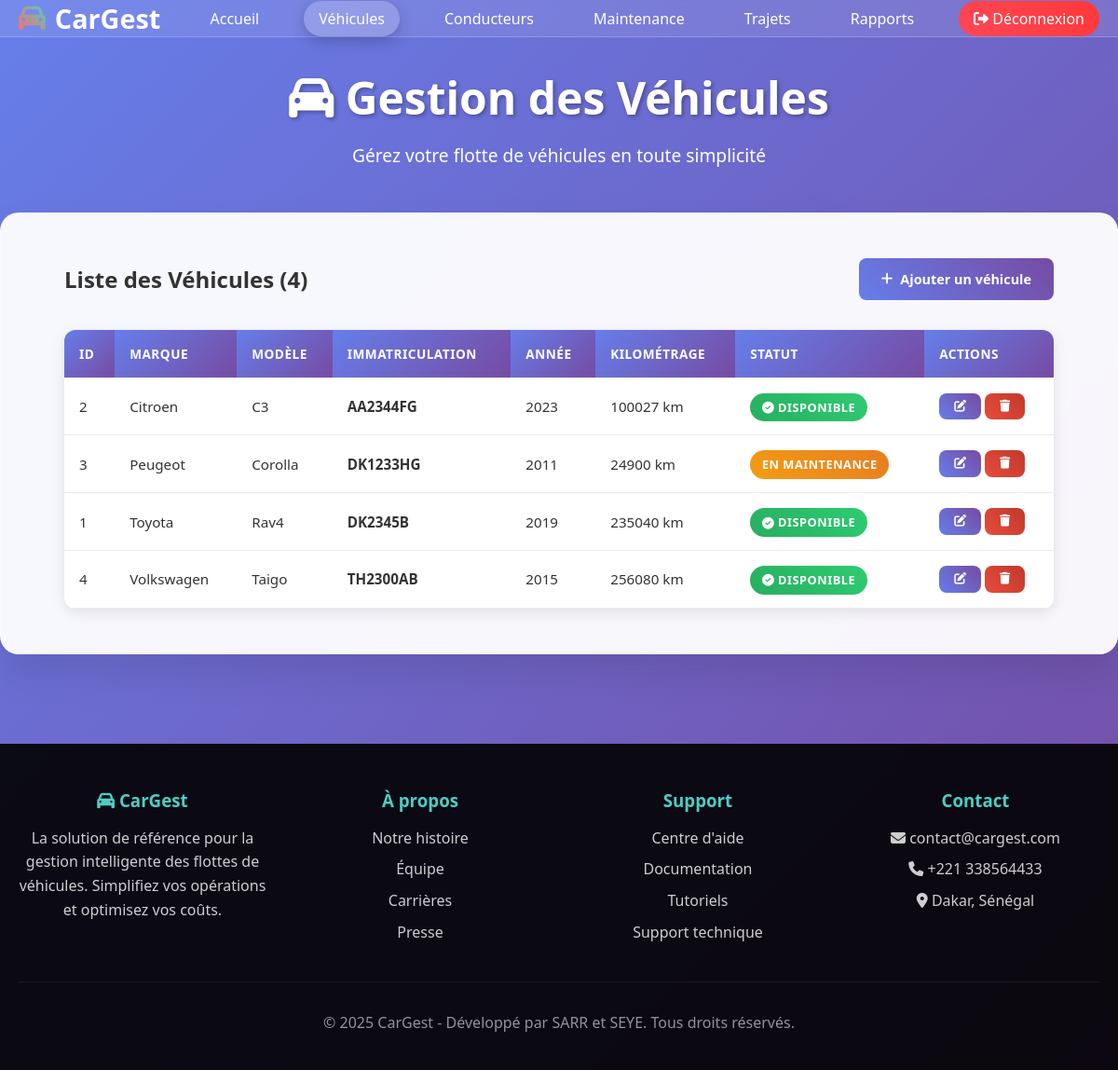
Screenshot of /vehicules (signed in) with the database file from the repository.
### app.py (models this page shows)
class Vehicule(db.Model):
    id = db.Column(db.Integer, primary_key=True)
    user_id = db.Column(db.Integer, db.ForeignKey('user.id'), nullable=False)  # AJOUTÉ
    marque = db.Column(db.String(100))
    modele = db.Column(db.String(100))
    immatriculation = db.Column(db.String(100))
    annee = db.Column(db.Integer)
    kilometrage = db.Column(db.Integer)
    statut = db.Column(db.String(50), default="Disponible")
    date_ajout = db.Column(db.DateTime, default=datetime.utcnow)
    __table_args__ = (db.UniqueConstraint('user_id', 'immatriculation', name='_user_immatriculation'),)

### app.py (the view)
@app.route('/vehicules')
@login_required
def liste_vehicules():
    user_id = session['user_id']
    vehicules = Vehicule.query.filter_by(user_id=user_id).all()
    return render_template('vehicules.html', vehicules=vehicules)

### app.py (called while the page is built)
def login_required(f):
    @wraps(f)
    def decorated_function(*args, **kwargs):
        if 'user_id' not in session:
            flash('Veuillez vous connecter.', 'warning')
            return redirect(url_for('login'))
        return f(*args, **kwargs)
    return decorated_function

### templates/vehicules.html (shortened to what this page needs)
<!DOCTYPE html>
<html lang="fr">
<head>
    <link rel="stylesheet" href="https://cdnjs.cloudflare.com/ajax/libs/font-awesome/6.7.2/css/all.min.css">
</head>
<body>
    <header>
        <nav class="container">
            <div class="logo">
                <i class="fa-solid fa-car"></i> CarGest
            </div>
            <ul class="nav-links">
                <li><a href="{{ url_for('index') }}">Accueil</a></li>
                <li><a href="{{ url_for('liste_vehicules') }}" class="active">Véhicules</a></li>
                <li><a href="{{ url_for('liste_conducteurs') }}">Conducteurs</a></li>
                <li><a href="{{ url_for('liste_maintenances') }}">Maintenance</a></li>
                <li><a href="{{ url_for('liste_trajets') }}">Trajets</a></li>
                <li><a href="{{ url_for('rapports') }}">Rapports</a></li>
                <li><a href="{{ url_for('logout') }}" class="logout-btn" onclick="return confirm('Êtes-vous sûr de vouloir vous déconnecter ?')">
                <i class="fa-solid fa-sign-out-alt"></i>
                Déconnexion
                </a>
            </li>
            </ul>
        </nav>
    </header>
    <main>
        <section class="page-header">
            <div class="container">
                <h1><i class="fa-solid fa-car"></i> Gestion des Véhicules</h1>
                <p>Gérez votre flotte de véhicules en toute simplicité</p>
            </div>
        </section>
        <section class="content-section">
            <div class="container">
                <div style="display: flex; justify-content: space-between; align-items: center; margin-bottom: 2rem;">
                    <h2>Liste des Véhicules ({{ vehicules|length }})</h2>
                    <a href="{{ url_for('ajouter_vehicule') }}" class="btn">
                        <i class="fa-solid fa-plus"></i> Ajouter un véhicule
                    </a>
                </div>
                {% if vehicules %}
                    <div class="table-container">
                        <table class="table">
                            <thead>
                                <tr>
                                    <th>ID</th>
                                    <th>Marque</th>
                                    <th>Modèle</th>
                                    <th>Immatriculation</th>
                                    <th>Année</th>
                                    <th>Kilométrage</th>
                                    <th>Statut</th>
                                    <th>Actions</th>
                                </tr>
                            </thead>
                            <tbody>
                                {% for vehicule in vehicules %}
                                <tr>
                                    <td>{{ vehicule.id }}</td>
                                    <td>{{ vehicule.marque }}</td>
                                    <td>{{ vehicule.modele }}</td>
                                    <td><strong>{{ vehicule.immatriculation }}</strong></td>
                                    <td>{{ vehicule.annee }}</td>
                                    <td>{{ (vehicule.kilometrage) }} km</td>
                                    <td>
                                        {% if vehicule.statut == 'Disponible' %}
                                            <span class="badge badge-success">
                                                <i class="fa-solid fa-check-circle"></i> {{ vehicule.statut }}
                                            </span>
                                        {% elif vehicule.statut == 'En Maintenance' %}
                                            <span class="badge badge-warning">
                                                <i class="fa-solid fa-wrench"></i> {{ vehicule.statut }}
                                            </span>
                                        {% elif vehicule.statut == 'En mission' %}
                                            <span class="badge badge-info">
                                                <i class="fa-solid fa-road"></i> {{ vehicule.statut }}
                                            </span>
                                        {% elif vehicule.statut == 'Hors service' %}
                                            <span class="badge badge-danger">
                                                <i class="fa-solid fa-times-circle"></i> {{ vehicule.statut }}
                                            </span>
                                        {% else %}
                                            <span class="badge badge-warning">
                                                {{ vehicule.statut }}
                                            </span>
                                        {% endif %}
                                    </td>
                                    <td>
                                        <a href="{{ url_for('modifier_vehicule', id=vehicule.id) }}" class="btn btn-sm">
                                            <i class="fa-solid fa-edit"></i>
                                        </a>
                                        <a href="{{ url_for('supprimer_vehicule', id=vehicule.id) }}"
                                           class="btn btn-danger btn-sm"
                                           onclick="return confirm('Êtes-vous sûr de vouloir supprimer ce véhicule ?')">
                                            <i class="fa-solid fa-trash"></i>
                                        </a>
                                    </td>
                                </tr>
                                {% endfor %}
                            </tbody>
                        </table>
                    </div>
                {% else %}
                    <div class="empty-state">
                        <i class="fa-solid fa-car" style="font-size: 4rem; color: #ccc;"></i>
                        <h3>Aucun véhicule trouvé</h3>
                        <p>Commencez par ajouter votre premier véhicule à la flotte.</p>
                    </div>
                {% endif %}
            </div>
        </section>
    </main>
    <footer id="contact">
        <div class="container">
            <div class="footer-content">
                <div class="footer-section">
                    <h3><i class="fa-solid fa-car"></i> CarGest</h3>
                    <p>La solution de référence pour la gestion intelligente des flottes de véhicules. Simplifiez vos opérations et optimisez vos coûts.</p>
                </div>
                <div class="footer-section" id="about">
                    <h3>À propos</h3>
                    <ul>
                        <li><a href="#">Notre histoire</a></li>
                        <li><a href="#">Équipe</a></li>
                        <li><a href="#">Carrières</a></li>
                        <li><a href="#">Presse</a></li>
                    </ul>
                </div>
                <div class="footer-section">
                    <h3>Support</h3>
                    <ul>
                        <li><a href="#">Centre d'aide</a></li>
                        <li><a href="#">Documentation</a></li>
                        <li><a href="#">Tutoriels</a></li>
                        <li><a href="#">Support technique</a></li>
                    </ul>
                </div>
                <div class="footer-section">
                    <h3>Contact</h3>
                    <p><i class="fa-solid fa-envelope"></i> contact@cargest.com</p>
                    <p><i class="fa-solid fa-phone"></i> +221 338564433</p>
                    <p><i class="fa-solid fa-map-marker-alt"></i> Dakar, Sénégal</p>
                </div>
            </div>
            <div class="footer-bottom">
                <p>&copy; 2025 CarGest - Développé par SARR et SEYE. Tous droits réservés.</p>
            </div>
        </div>
    </footer>
</body>
</html>

### templates/vehicules.html (style rules this page uses)
* { margin: 0; padding: 0; box-sizing: border-box; }
body { font-family: 'Segoe UI', Tahoma, Geneva, Verdana, sans-serif; background: linear-gradient(135deg, #667eea 0%, #764ba2 100%); min-height: 100vh; color: #333; }
.container { max-width: 1200px; margin: 0 auto; padding: 0 20px; }
header { background: rgba(255, 255, 255, 0.1); backdrop-filter: blur(10px); border-bottom: 1px solid rgba(255, 255, 255, 0.2); position: sticky; top: 0; z-index: 100; }
nav { display: flex; justify-content: space-between; align-items: center; padding: 1rem 0; }
.logo { font-size: 1.8rem; font-weight: bold; color: white; display: flex; align-items: center; gap: 10px; }
.logo i { background: linear-gradient(45deg, #ff6b6b, #4ecdc4); -webkit-background-clip: text; -webkit-text-fill-color: transparent; background-clip: text; }
.nav-links { display: flex; list-style: none; gap: 2rem; align-items: center; }
.nav-links a { color: white; text-decoration: none; padding: 0.5rem 1rem; border-radius: 25px; transition: all 0.3s ease; position: relative; overflow: hidden; }
.nav-links a:hover, .nav-links a.active { background: rgba(255, 255, 255, 0.2); transform: translateY(-2px); box-shadow: 0 5px 15px rgba(0, 0, 0, 0.2); }
.logout-btn { background: linear-gradient(45deg, #ff4757, #ff3838) !important; color: white !important; }
main { padding: 2rem 0; }
.page-header { text-align: center; margin-bottom: 3rem; color: white; }
.page-header h1 { font-size: 3rem; margin-bottom: 1rem; text-shadow: 2px 2px 4px rgba(0, 0, 0, 0.3); animation: fadeInUp 0.8s ease; }
.page-header p { font-size: 1.2rem; opacity: 0.9; animation: fadeInUp 0.8s ease 0.2s both; }
.content-section { background: rgba(255, 255, 255, 0.95); backdrop-filter: blur(20px); border-radius: 20px; padding: 3rem; box-shadow: 0 20px 40px rgba(0, 0, 0, 0.1); margin: 0 auto; animation: fadeInUp 0.8s ease 0.4s both; border: 1px solid rgba(255, 255, 255, 0.3); }
.btn { padding: 0.8rem 1.5rem; border: none; border-radius: 8px; font-size: 0.9rem; font-weight: 600; cursor: pointer; transition: all 0.3s ease; text-decoration: none; display: inline-flex; align-items: center; gap: 8px; background: linear-gradient(45deg, #667eea, #764ba2); color: white; }
.btn-sm { padding: 0.5rem 1rem; font-size: 0.8rem; }
.btn-danger { background: linear-gradient(45deg, #e74c3c, #c0392b); }
.table-container { overflow-x: auto; background: white; border-radius: 12px; box-shadow: 0 4px 15px rgba(0, 0, 0, 0.1); }
.table { width: 100%; border-collapse: collapse; font-size: 0.95rem; }
.table th, .table td { padding: 1rem; text-align: left; border-bottom: 1px solid #e9ecef; }
.table th { background: linear-gradient(135deg, #667eea 0%, #764ba2 100%); color: white; font-weight: 600; text-transform: uppercase; font-size: 0.85rem; letter-spacing: 0.5px; }
.table tbody tr { transition: all 0.3s ease; }
.badge { padding: 0.4rem 0.8rem; border-radius: 20px; font-size: 0.8rem; font-weight: 600; text-transform: uppercase; letter-spacing: 0.5px; }
.badge-success { background: linear-gradient(45deg, #27ae60, #2ecc71); color: white; }
.badge-warning { background: linear-gradient(45deg, #f39c12, #e67e22); color: white; }
footer { background: rgba(0, 0, 0, 0.8); color: white; text-align: center; padding: 2rem 0; margin-top: 4rem; }
footer p { margin-bottom: 0.5rem; opacity: 0.8; }
footer { background: rgba(0, 0, 0, 0.9); color: white; padding: 3rem 0 2rem 0; margin-top: 4rem; }
.footer-content { display: grid; grid-template-columns: repeat(auto-fit, minmax(250px, 1fr)); gap: 2rem; margin-bottom: 2rem; }
.footer-section h3 { margin-bottom: 1rem; color: #4ecdc4; font-weight: 600; }
.footer-section p, .footer-section li { opacity: 0.8; line-height: 1.6; margin-bottom: 0.5rem; }
.footer-section ul { list-style: none; }
.footer-section a { color: white; text-decoration: none; transition: color 0.3s ease; }
.footer-bottom { text-align: center; padding-top: 2rem; border-top: 1px solid rgba(255, 255, 255, 0.1); opacity: 0.7; }

### rows the page displays
Vehicule: id "2", marque "Citroen", modele "C3", immatriculation "AA2344FG", annee "2023", kilometrage "100027", statut "DISPONIBLE"
Vehicule: id "3", marque "Peugeot", modele "Corolla", immatriculation "DK1233HG", annee "2011", kilometrage "24900", statut "EN MAINTENANCE"
Vehicule: id "1", marque "Toyota", modele "Rav4", immatriculation "DK2345B", annee "2019", kilometrage "235040", statut "DISPONIBLE"
Vehicule: id "4", marque "Volkswagen", modele "Taigo", immatriculation "TH2300AB", annee "2015", kilometrage "256080", statut "DISPONIBLE"

### other values shown
{{ vehicules|length }} "4"
